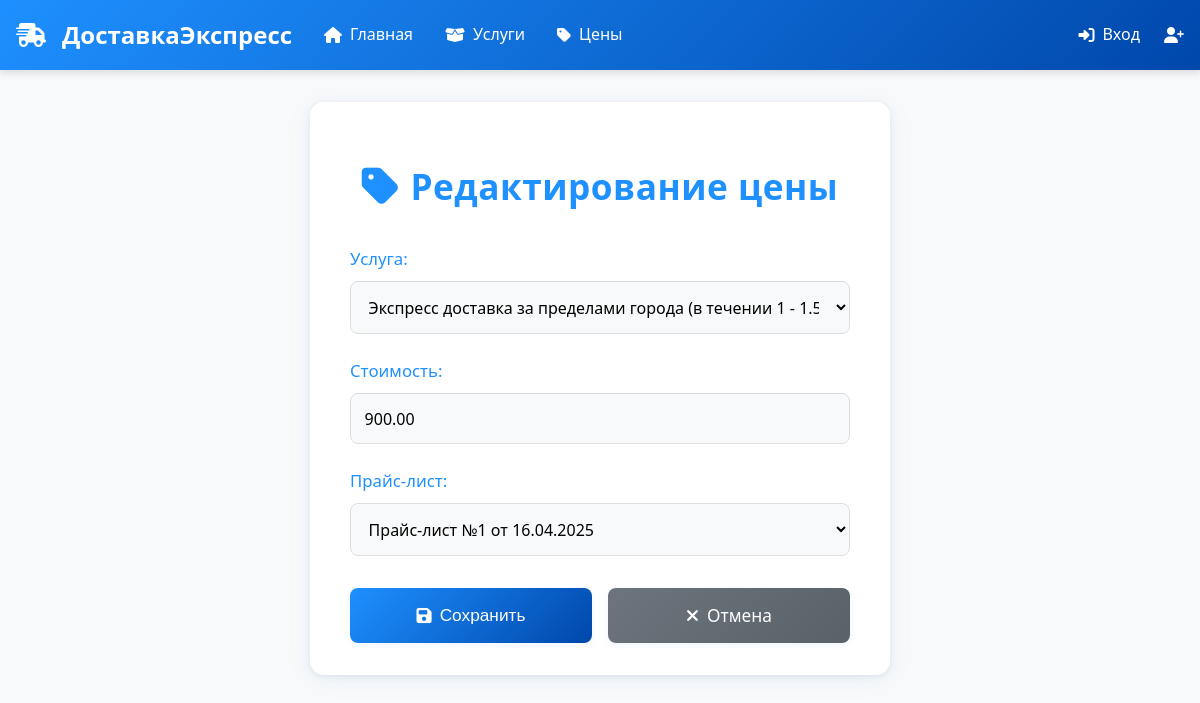
/prices/4/update/, run on the app's committed database.
### delivery/models.py (models this page shows, shortened)
class Price(models.Model):
    service = models.ForeignKey(
        Service,
        on_delete=models.SET_NULL,
        null=True,
        blank=True,
        verbose_name="Услуга",
        related_name='prices'
    )
    price_value = models.DecimalField(
        max_digits=10,
        decimal_places=2,
        verbose_name="Стоимость",
        null=True,
        blank=True
    )
    price_list = models.ForeignKey(
        PriceList,
        on_delete=models.SET_NULL,
        null=True,
        blank=True,
        verbose_name="Прайс-лист",
        related_name='prices'
    )
    created_at = models.DateTimeField(auto_now_add=True, verbose_name="Дата создания")
    class Meta:
        verbose_name = "Цена"
        verbose_name_plural = "Цены"
        ordering = ['-created_at']

### delivery/views.py (the view)
class PriceUpdateView(UpdateView):
    model = Price
    form_class = PriceForm
    template_name = 'delivery/price_form.html'
    success_url = reverse_lazy('prices')

### delivery/forms.py
class PriceForm(forms.ModelForm):
    class Meta:
        model = Price
        fields = ['service', 'price_value', 'price_list']
        widgets = {
            'service': forms.Select(attrs={'class': 'form-control'}),
            'price_value': forms.NumberInput(attrs={'class': 'form-control'}),
            'price_list': forms.Select(attrs={'class': 'form-control'}),
        }

### delivery/models.py (called while the page is built)
    def __str__(self):
        return f"{self.name} ({self.price} руб.)"

    def __str__(self):
        return f"Прайс-лист №{self.number} от {self.created_at.strftime('%d.%m.%Y')}"

### templates/delivery/price_form.html (shortened to what this page needs)
{% extends "base.html" %}
{% block content %}
<div class="price-edit-container">
    <h1>
        <i class="fas fa-tag"></i>
        {% if object %}Редактирование цены{% else %}Добавление цены{% endif %}
    </h1>
    <form method="post">
        <div class="form-fields">
            {% for field in form %}
            <div class="form-field{% if field.errors %} error{% endif %}">
                <label for="{{ field.id_for_label }}">{{ field.label }}:</label>
                {{ field }}
            </div>
            {% endfor %}
        </div>
        <div class="form-actions">
            <button type="submit">
                <i class="fas fa-save"></i> {% if object %}Сохранить{% else %}Добавить{% endif %}
            </button>
            <a href="{% url 'prices:prices' %}">
                <i class="fas fa-times"></i> Отмена
            </a>
        </div>
    </form>
</div>
{% endblock %}

### templates/base.html (style rules this page uses)
body { font-family: 'Segoe UI', Tahoma, Geneva, Verdana, sans-serif; margin: 0; padding: 0; line-height: 1.6; background-color: #f8f9fa; }

### templates/delivery/price_form.html (style rules this page uses)
.price-edit-container { max-width: 500px; margin: 2rem auto; padding: 2rem 2.5rem; background: #fff; border-radius: 14px; box-shadow: 0 4px 24px rgba(30, 144, 255, 0.08), 0 1.5px 6px rgba(0,0,0,0.07); }
.price-edit-container h1 { color: #1e90ff; text-align: center; margin-bottom: 2rem; font-size: 2.2rem; font-weight: 600; letter-spacing: 0.5px; display: flex; align-items: center; justify-content: center; gap: 0.7rem; }
.price-edit-container h1 i { font-size: 1.2em; }
.form-fields { display: grid; grid-template-columns: 1fr; gap: 1.5rem; }
.form-field label { display: block; margin-bottom: 0.5rem; font-weight: 500; color: #1e90ff; font-size: 1.05rem; }
.form-field input, .form-field select, .form-field textarea { width: 100%; padding: 0.85rem; border: 1px solid #ddd; border-radius: 8px; font-family: inherit; font-size: 1rem; transition: border-color 0.3s, box-shadow 0.3s; box-sizing: border-box; background: #f8f9fa; }
.form-actions { display: flex; gap: 1rem; margin-top: 2rem; }
.form-actions button, .form-actions a { flex: 1; background: linear-gradient(135deg, #1e90ff, #0047ab); color: #fff; padding: 0.85rem 1.2rem; border: none; border-radius: 8px; font-weight: 500; font-size: 1.08rem; cursor: pointer; text-decoration: none; display: inline-flex; align-items: center; justify-content: center; transition: transform 0.2s, box-shadow 0.2s, background 0.2s; box-shadow: 0 2px 8px rgba(30,144,255,0.07); }
.form-actions a { background: linear-gradient(135deg, #6c757d, #5a6268); }
.form-actions i { margin-right: 0.5rem; }

### data on the page
Price: form "Экспресс доставка за пределами города (в течении 1 - 1.5 часа) (900.00 руб.)" "900.00" "Прайс-лист №1 от 16.04.2025"

### other printed values
{{ field.label }} "Услуга" "Стоимость" "Прайс-лист"
